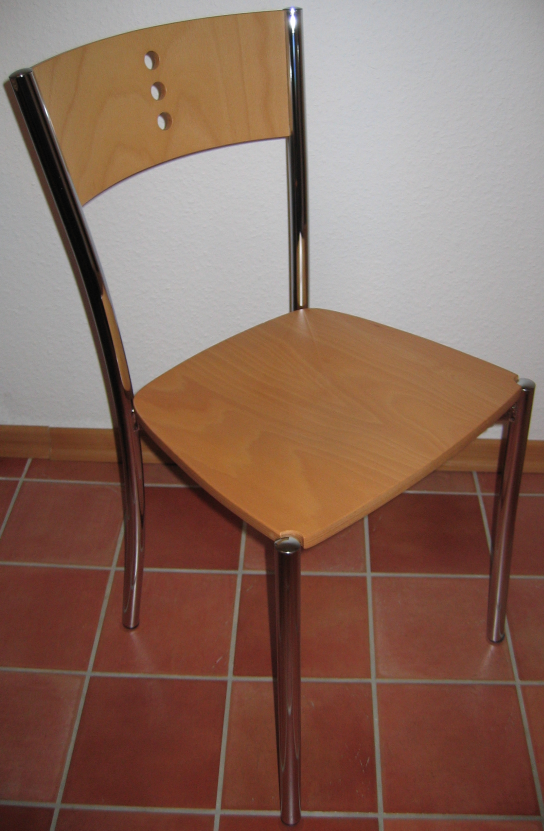
#> input picture evals/photos/chairs/chair_01.jpg, 1632 x 2492 px (shown at 1/3 size)
$ python -i edges.py   (imports and definitions only)
#> lines starting #> are read from the running program, lines starting #| are printed output that depends on the picture
#> further down, picture is the input picture: PIL image 1632x2492 RGB; mean R, G, B 137.2, 106.9, 93.6
"""Edge and line extraction on a rectified masked image."""

from __future__ import annotations

import math
from typing import Any

import numpy as np


def _auto_canny(gray: np.ndarray) -> np.ndarray:
    import cv2

    v = float(np.median(gray))
    lo = int(max(0, 0.66 * v))
    hi = int(min(255, 1.33 * v))
    return cv2.Canny(gray, lo, hi)


def extract_segments(
    image: Any,
    mask: np.ndarray | None = None,
    *,
    snap_deg: float = 3.0,
) -> dict[str, Any]:
    """Canny + LSD (or Hough), snap near-H/V, cluster collinear segments."""
#> called with snap_deg = 3
    import cv2
    from PIL import Image

    if hasattr(image, "convert"):
        arr = np.asarray(image.convert("RGB"))
    else:
        arr = np.asarray(image)
        if arr.ndim == 2:
            arr = np.stack([arr] * 3, axis=-1)
    # Downsample large studio photos for LSD speed (coords stay in this working space)
    max_side = 900
    h0, w0 = arr.shape[:2]
#> h0 = 2492; w0 = 1632
    scale = 1.0
    if max(h0, w0) > max_side:
        scale = max_side / float(max(h0, w0))
#> scale = 0.361
        arr = cv2.resize(arr, (int(w0 * scale), int(h0 * scale)), interpolation=cv2.INTER_AREA)
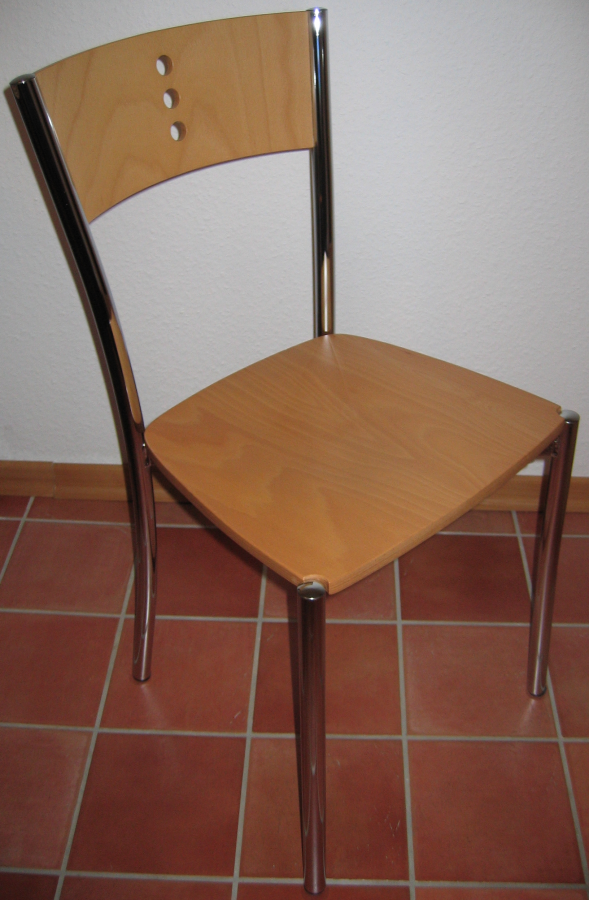
#> arr: shape (900, 589, 3); mean R, G, B 137.2, 106.9, 93.6
        if mask is not None:
            mask = cv2.resize(
                mask.astype(np.uint8),
                (arr.shape[1], arr.shape[0]),
                interpolation=cv2.INTER_NEAREST,
            ).astype(bool)
    gray = cv2.cvtColor(arr, cv2.COLOR_RGB2GRAY)
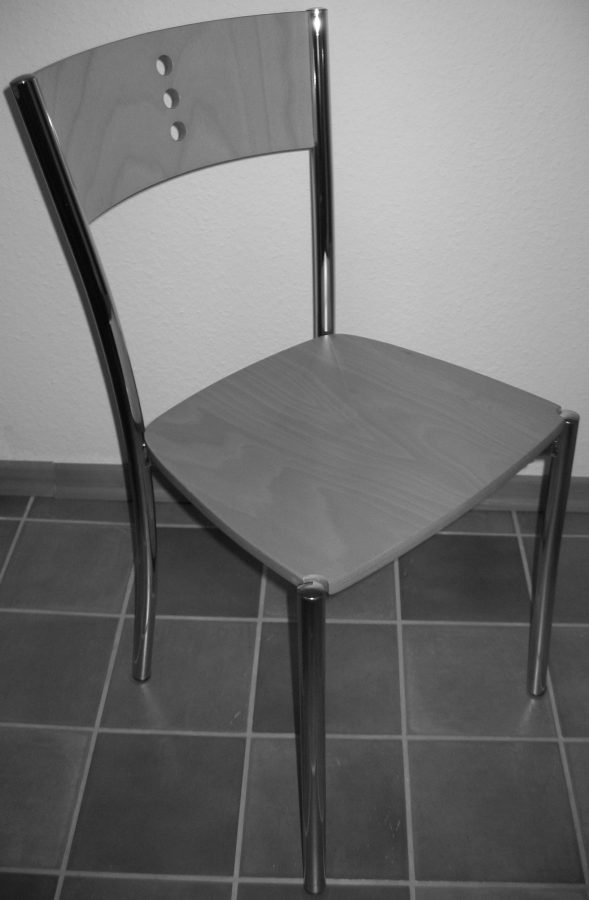
#> gray: shape (900, 589); min 4, max 255, mean 114.5
    if mask is not None:
        gray = cv2.bitwise_and(gray, gray, mask=(mask.astype(np.uint8) * 255))
    edges = _auto_canny(gray)
#> in _auto_canny, `v = float(np.median(gray))`: v = 110
#> in _auto_canny, `lo = int(max(0, 0.66 * v))`: lo = 72
#> in _auto_canny, `hi = int(min(255, 1.33 * v))`: hi = 146
#> in _auto_canny, `return cv2.Canny(gray, lo, hi)`:
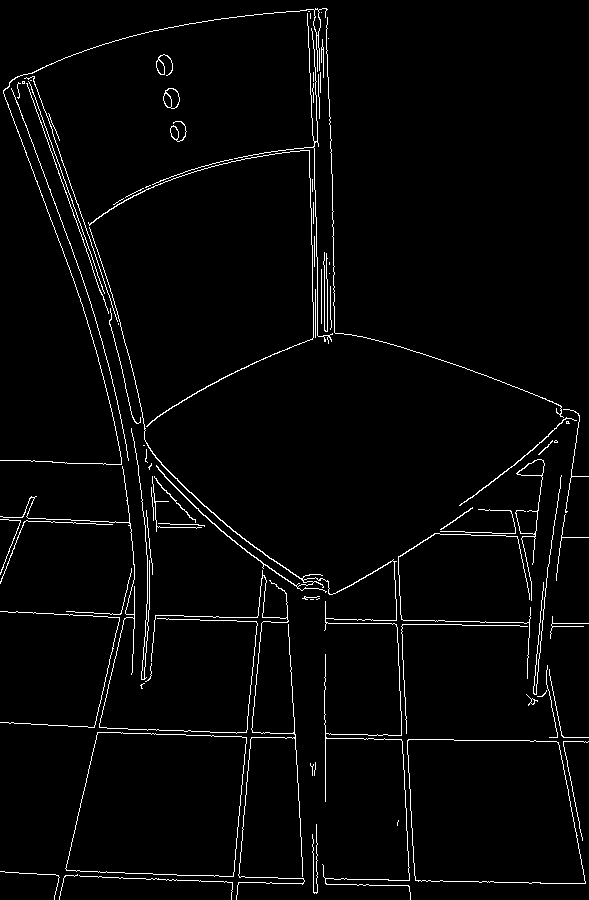
#> returned value: shape (900, 589); 2.8% white in thin lines or dots

    raw: list[tuple[float, float, float, float]] = []
    try:
        lsd = cv2.createLineSegmentDetector(cv2.LSD_REFINE_STD)
        lines, *_ = lsd.detect(gray)
#> lines = 301 rows, first 6: [315.3, 85.63, 315.3, 75.62], [314.2, 25.51, 315.9, 40.6], [32.87, 80.72, 61.89, 161.1], [318.3, 63.08, 319.9, 21.75], [301.9, 598.1, 312.2, 600.4], [315.1, 74.42, 314.7, 69.35]
        if lines is not None:
            for ln in lines:
                x0, y0, x1, y1 = map(float, ln.reshape(-1)[:4])
                raw.append((x0, y0, x1, y1))
#> this loop made 301 passes
#> after the loop, raw = 301 items, first 6: (315.3, 85.63, 315.3, 75.62), (314.2, 25.51, 315.9, 40.6), (32.87, 80.72, 61.89, 161.1), (318.3, 63.08, 319.9, 21.75), (301.9, 598.1, 312.2, 600.4), (315.1, 74.42, 314.7, 69.35)
    except Exception:
        lines = cv2.HoughLinesP(edges, 1, np.pi / 180, 50, minLineLength=30, maxLineGap=8)
        if lines is not None:
            for ln in lines:
                x0, y0, x1, y1 = map(float, ln.reshape(-1)[:4])
                raw.append((x0, y0, x1, y1))

    snapped: list[dict[str, Any]] = []
    for x0, y0, x1, y1 in raw:
        ang = math.degrees(math.atan2(y1 - y0, x1 - x0)) % 180.0
        length = math.hypot(x1 - x0, y1 - y0)
        if length < 15:
            continue
        orient = "diag"
        if min(abs(ang - 0), abs(ang - 180)) <= snap_deg:
            orient = "h"
            # Snap to horizontal
            y = (y0 + y1) / 2
            y0 = y1 = y
        elif abs(ang - 90) <= snap_deg:
            orient = "v"
            x = (x0 + x1) / 2
            x0 = x1 = x
        # Map back to original image coordinates when downsampled
        if scale != 1.0:
            x0, y0, x1, y1 = x0 / scale, y0 / scale, x1 / scale, y1 / scale
            length = length / scale
        snapped.append(
            {
                "x0": x0,
                "y0": y0,
                "x1": x1,
                "y1": y1,
                "orient": orient,
                "length": length,
                "angle_deg": ang,
            }
        )
#> this loop made 301 passes
#> (x1, y1, ang, length, orient, x) on passes 4, 7, 12, 15, 17, 18, 22, 33, 41: (883.5, 60.21, 92.31, 114.5, 'v', 319.1), (893.4, 922.4, 89.94, 225, 'v', 322.7), (906.6, 697.4, 89.32, 214.7, 'v', 327.4), (404.4, 1746.2, 91.15, 232.1, 'v', 146), (865.4, 282.1, 89.36, 114.2, 'v', 312.5), (880, 344.3, 87.27, 232, 'v', 317.8), (867.1, 410.3, 88.83, 525.9, 'v', 313.2), (916, 929.2, 88.41, 903.7, 'v', 330.8), (894.7, 136.7, 90, 93.45, 'v', 323.1)
#> (ang, length, orient, y, y1, x1) on passes 63, 76: (2.31, 329.2, 'h', 461.8, 1278.6, 330.6), (1.13, 62.29, 'h', 474.7, 1314.5, 1493.5)

    # Cluster collinear within 2 px
    clusters = _cluster_collinear(snapped, tol_px=2.0)
    return {
        "segments": snapped,
        "lines": clusters,
        "edge_map": edges,
        "n_raw": len(raw),
        "n_snapped": len(snapped),
    }


def _cluster_collinear(segs: list[dict[str, Any]], *, tol_px: float) -> list[dict[str, Any]]:
#> called with tol_px = 2
    used = [False] * len(segs)
    lines: list[dict[str, Any]] = []
    for i, s in enumerate(segs):
        if used[i] or s["orient"] == "diag":
            continue
        group = [s]
        used[i] = True
        for j in range(i + 1, len(segs)):
            if used[j] or segs[j]["orient"] != s["orient"]:
                continue
            if s["orient"] == "h":
                if abs(segs[j]["y0"] - s["y0"]) <= tol_px:
                    used[j] = True
                    group.append(segs[j])
            else:
                if abs(segs[j]["x0"] - s["x0"]) <= tol_px:
                    used[j] = True
                    group.append(segs[j])
        if s["orient"] == "h":
            xs = [g["x0"] for g in group] + [g["x1"] for g in group]
            y = float(np.mean([g["y0"] for g in group]))
            lines.append(
                {
                    "orient": "h",
                    "y": y,
                    "x0": float(min(xs)),
                    "x1": float(max(xs)),
                    "n": len(group),
                }
            )
        else:
            ys = [g["y0"] for g in group] + [g["y1"] for g in group]
            x = float(np.mean([g["x0"] for g in group]))
            lines.append(
                {
                    "orient": "v",
                    "x": x,
                    "y0": float(min(ys)),
                    "y1": float(max(ys)),
                    "n": len(group),
                }
            )
    return lines

>>> from PIL import Image
>>> picture = Image.open('../../../../../../evals/photos/chairs/chair_01.jpg')
>>> result = extract_segments(picture)

$ run again, on evals/photos/chairs/chair_02.jpg
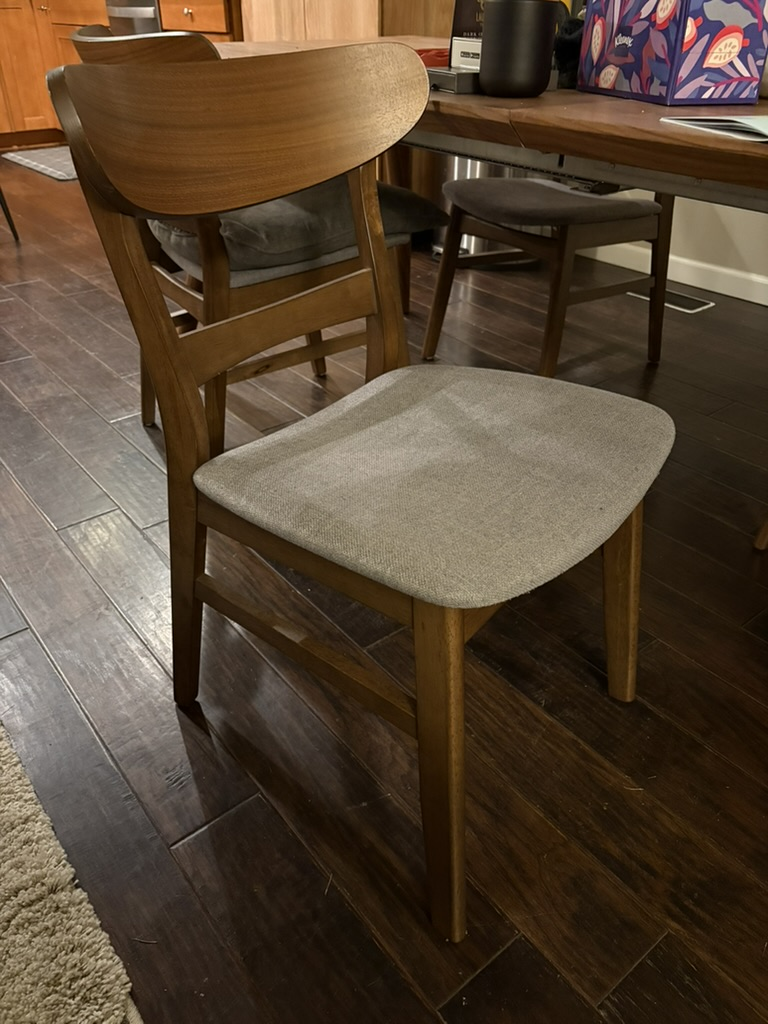
#> input picture evals/photos/chairs/chair_02.jpg, 768 x 1024 px
#> picture is the input picture: PIL image 768x1024 RGB; mean R, G, B 86.6, 69.4, 51.5
#> in extract_segments, `gray = cv2.cvtColor(arr, cv2.COLOR_RGB2GRAY)`:
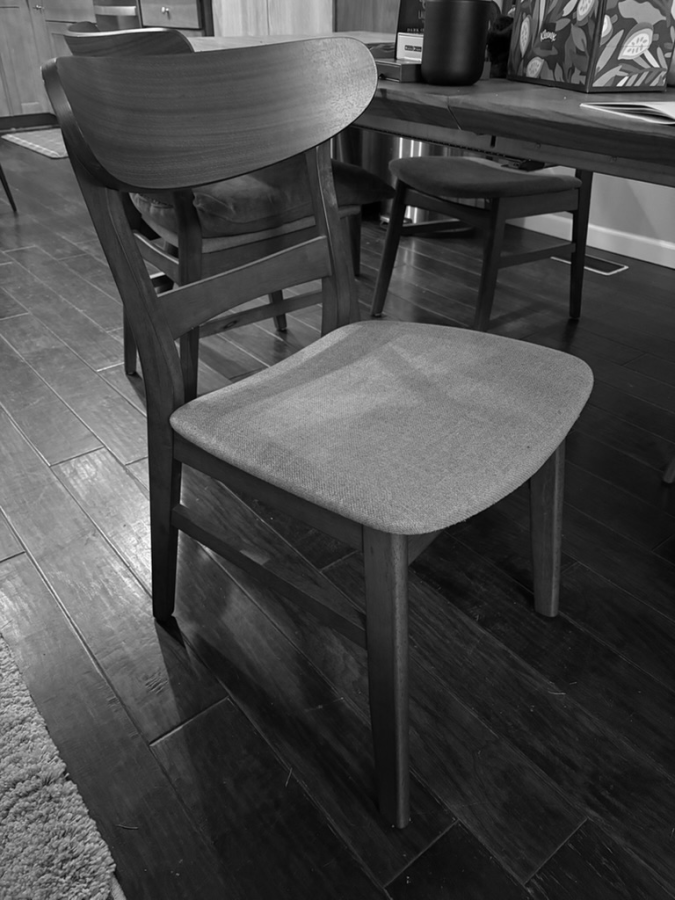
#> gray: shape (900, 675); min 0, max 254, mean 72.5
#> v = 55
#> lo = 36
#> hi = 73
#> in _auto_canny, `return cv2.Canny(gray, lo, hi)`:
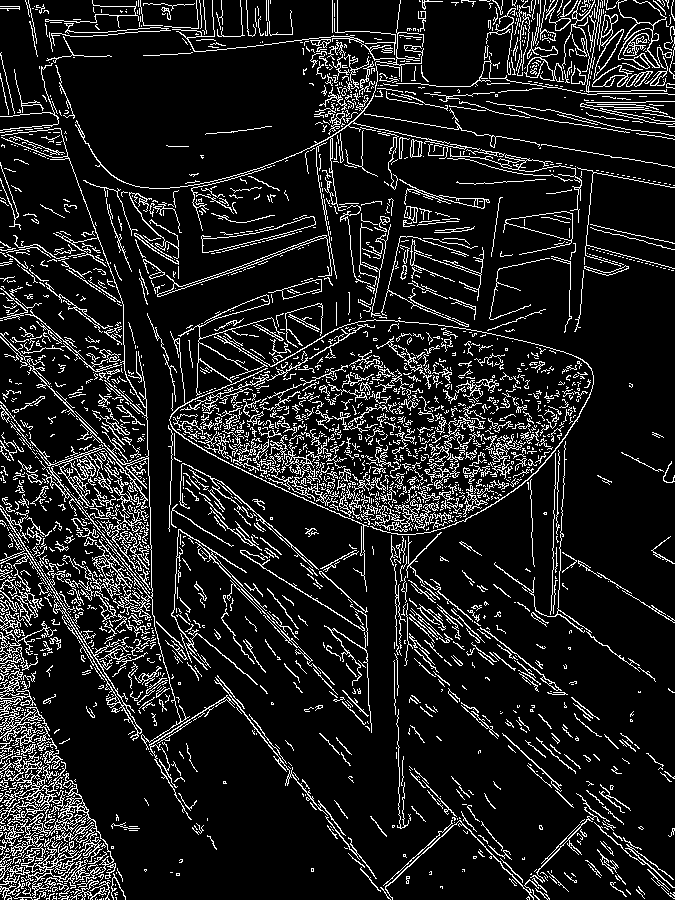
#> returned value: shape (900, 675); 12.2% white in thin lines or dots
#> lines = 969 rows, first 6: [151.8, 593.2, 150.6, 548.1], [150.8, 546.9, 146.4, 416.8], [160.6, 26.64, 85.58, 32.5], [78.1, 36.53, 171.8, 29.3], [604, 15.56, 598.8, 45.74], [150.3, 278.1, 165.8, 273.8]
#> the loop in extract_segments, `for ln in lines:` made 969 passes
#> after the loop in extract_segments, `for ln in lines:`: raw = 969 items, first 6: (151.8, 593.2, 150.6, 548.1), (150.8, 546.9, 146.4, 416.8), (160.6, 26.64, 85.58, 32.5), (78.1, 36.53, 171.8, 29.3), (604, 15.56, 598.8, 45.74), (150.3, 278.1, 165.8, 273.8)
#> the loop in extract_segments, `for x0, y0, x1, y1 in raw:` made 969 passes
#> (x1, y1, ang, length, orient, x) on passes 1, 2, 9, 14, 30, 50, 52: (172, 623.6, 88.49, 51.29, 'v', 151.2), (169.1, 474.3, 88.1, 148.1, 'v', 148.6), (172.7, 674.8, 88.36, 25.59, 'v', 151.8), (650.7, 243.9, 91.75, 32.78, 'v', 571.9), (428.6, 77.5, 89.44, 18.5, 'v', 376.7), (199.6, 694.8, 92.97, 92.54, 'v', 175.5), (451.3, 180, 91.89, 24.07, 'v', 396.6)
